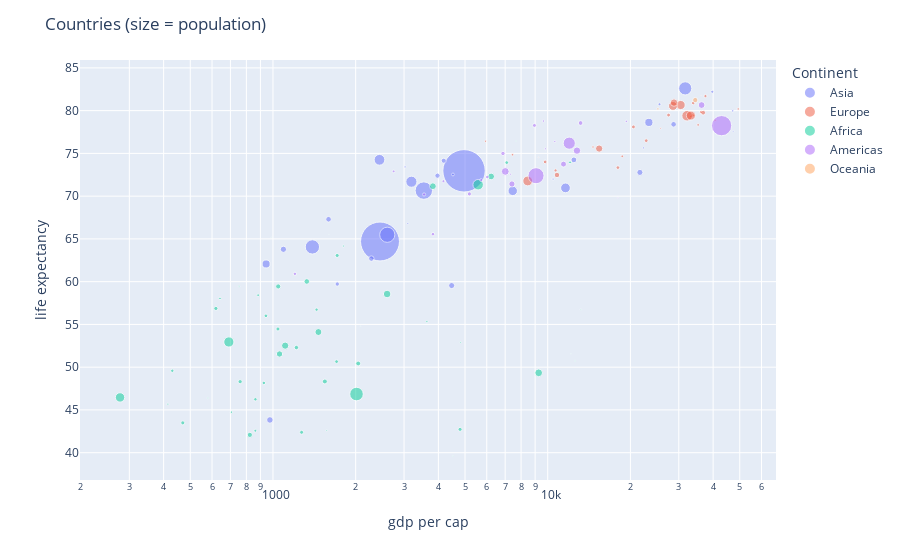

Notebook source saved alongside this figure:
### Code cell
import plotly.express as px
# scatter plot con plotly
fig = px.scatter(df[df['year'] == 2007],
                 x='gdp_cap',
                 y='life_exp',
                 size='population',
                 color='continent',
                 hover_name='country',
                 size_max=30,
                 opacity=0.5
                 )

fig.update_layout(legend_title_text='Continent')
fig.update_xaxes(type='log')
fig.update_layout(title='Countries (size = population)', xaxis_title='gdp per cap', yaxis_title='life expectancy')
fig.show()
# exportar a html
fig.write_html(".\outputs\pandas-plotly-scatter.html")

### Figure 1 — Plotly figure (JSON) as saved in the notebook; plotly's stock layout.template omitted (floating-point values rounded to 4 significant figures)
{"data": [{"hovertemplate": "<b>%{hovertext}</b><br><br>continent=Asia<br>gdp_cap=%{x}<br>life_exp=%{y}<br>population=%{marker.size}<extra></extra>", "hovertext": ["Afghanistan", "Bahrain", "Bangladesh", "Cambodia", "China", "Hong Kong, China", "India", "Indonesia", "Iran", "Iraq", "Israel", "Japan", "Jordan", "Korea, Dem. Rep.", "Korea, Rep.", "Kuwait", "Lebanon", "Malaysia", "Mongolia", "Myanmar", "Nepal", "Oman", "Pakistan", "Philippines", "Saudi Arabia", "Singapore", "Sri Lanka", "Syria", "Taiwan", "Thailand", "Vietnam", "West Bank and Gaza", "Yemen, Rep."], "legendgroup": "Asia", "marker": {"color": "#636efa", "opacity": 0.5, "size": [31889923, 708573, 150448339, 14131858, 1318683096, 6980412, 1110396331, 223547000, 69453570, 27499638, 6426679, 127467972, 6053193, 23301725, 49044790, 2505559, 3921278, 24821286, 2874127, 47761980, 28901790, 3204897, 169270617, 91077287, 27601038, 4553009, 20378239, 19314747, 23174294, 65068149, 85262356, 4018332, 22211743], "sizemode": "area", "sizeref": 1465000.0, "symbol": "circle"}, "mode": "markers", "name": "Asia", "orientation": "v", "showlegend": true, "type": "scatter", "x": [974.6, 29800.0, 1391.0, 1714.0, 4959.0, 39720.0, 2452.0, 3541.0, 11610.0, 4471.0, 25520.0, 31660.0, 4519.0, 1593.0, 23350.0, 47310.0, 10460.0, 12450.0, 3096.0, 944, 1091.0, 22320.0, 2606.0, 3190.0, 21650.0, 47140.0, 3970.0, 4185.0, 28720.0, 7458.0, 2442.0, 3025.0, 2281.0], "xaxis": "x", "y": [43.83, 75.64, 64.06, 59.72, 72.96, 82.21, 64.7, 70.65, 70.96, 59.55, 80.75, 82.6, 72.53, 67.3, 78.62, 77.59, 71.99, 74.24, 66.8, 62.07, 63.78, 75.64, 65.48, 71.69, 72.78, 79.97, 72.4, 74.14, 78.4, 70.62, 74.25, 73.42, 62.7], "yaxis": "y"}, {"hovertemplate": "<b>%{hovertext}</b><br><br>continent=Europe<br>gdp_cap=%{x}<br>life_exp=%{y}<br>population=%{marker.size}<extra></extra>", "hovertext": ["Albania", "Austria", "Belgium", "Bosnia and Herzegovina", "Bulgaria", "Croatia", "Czech Republic", "Denmark", "Finland", "France", "Germany", "Greece", "Hungary", "Iceland", "Ireland", "Italy", "Montenegro", "Netherlands", "Norway", "Poland", "Portugal", "Romania", "Serbia", "Slovak Republic", "Slovenia", "Spain", "Sweden", "Switzerland", "Turkey", "United Kingdom"], "legendgroup": "Europe", "marker": {"color": "#EF553B", "opacity": 0.5, "size": [3600523, 8199783, 10392226, 4552198, 7322858, 4493312, 10228744, 5468120, 5238460, 61083916, 82400996, 10706290, 9956108, 301931, 4109086, 58147733, 684736, 16570613, 4627926, 38518241, 10642836, 22276056, 10150265, 5447502, 2009245, 40448191, 9031088, 7554661, 71158647, 60776238], "sizemode": "area", "sizeref": 1465000.0, "symbol": "circle"}, "mode": "markers", "name": "Europe", "orientation": "v", "showlegend": true, "type": "scatter", "x": [5937.0, 36130.0, 33690.0, 7446.0, 10680.0, 14620.0, 22830.0, 35280.0, 33210.0, 30470.0, 32170.0, 27540.0, 18010.0, 36180.0, 40680.0, 28570.0, 9254.0, 36800.0, 49360.0, 15390.0, 20510.0, 10810.0, 9787.0, 18680.0, 25770.0, 28820.0, 33860.0, 37510.0, 8458.0, 33200.0], "xaxis": "x", "y": [76.42, 79.83, 79.44, 74.85, 73.0, 75.75, 76.49, 78.33, 79.31, 80.66, 79.41, 79.48, 73.34, 81.76, 78.89, 80.55, 74.54, 79.76, 80.2, 75.56, 78.1, 72.48, 74.0, 74.66, 77.93, 80.94, 80.88, 81.7, 71.78, 79.42], "yaxis": "y"}, {"hovertemplate": "<b>%{hovertext}</b><br><br>continent=Africa<br>gdp_cap=%{x}<br>life_exp=%{y}<br>population=%{marker.size}<extra></extra>", "hovertext": ["Algeria", "Angola", "Benin", "Botswana", "Burkina Faso", "Burundi", "Cameroon", "Central African Republic", "Chad", "Comoros", "Congo, Dem. Rep.", "Congo, Rep.", "Cote d'Ivoire", "Djibouti", "Egypt", "Equatorial Guinea", "Eritrea", "Ethiopia", "Gabon", "Gambia", "Ghana", "Guinea", "Guinea-Bissau", "Kenya", "Lesotho", "Liberia", "Libya", "Madagascar", "Malawi", "Mali", "Mauritania", "Mauritius", "Morocco", "Mozambique", "Namibia", "Niger", "Nigeria", "Reunion", "Rwanda", "Sao Tome and Principe", "Senegal", "Sierra Leone", "Somalia", "South Africa", "Sudan", "Swaziland", "Tanzania", "Togo", "Tunisia", "Uganda", "Zambia", "Zimbabwe"], "legendgroup": "Africa", "marker": {"color": "#00cc96", "opacity": 0.5, "size": [33333216, 12420476, 8078314, 1639131, 14326203, 8390505, 17696293, 4369038, 10238807, 710960, 64606759, 3800610, 18013409, 496374, 80264543, 551201, 4906585, 76511887, 1454867, 1688359, 22873338, 9947814, 1472041, 35610177, 2012649, 3193942, 6036914, 19167654, 13327079, 12031795, 3270065, 1250882, 33757175, 19951656, 2055080, 12894865, 135031164, 798094, 8860588, 199579, 12267493, 6144562, 9118773, 43997828, 42292929, 1133066, 38139640, 5701579, 10276158, 29170398, 11746035, 12311143], "sizemode": "area", "sizeref": 1465000.0, "symbol": "circle"}, "mode": "markers", "name": "Africa", "orientation": "v", "showlegend": true, "type": "scatter", "x": [6223.0, 4797.0, 1441.0, 12570.0, 1217.0, 430.1, 2042.0, 706.0, 1704.0, 986.1, 277.6, 3633.0, 1545.0, 2082.0, 5581.0, 12150.0, 641.4, 690.8, 13210.0, 752.7, 1328.0, 942.7, 579.2, 1463.0, 1569.0, 414.5, 12060.0, 1045.0, 759.3, 1043.0, 1803.0, 10960.0, 3820.0, 823.7, 4811.0, 619.7, 2014.0, 7670.0, 863.1, 1598.0, 1712.0, 862.5, 926.1, 9270.0, 2602.0, 4513.0, 1107.0, 883.0, 7093.0, 1056.0, 1271.0, 469.7], "xaxis": "x", "y": [72.3, 42.73, 56.73, 50.73, 52.3, 49.58, 50.43, 44.74, 50.65, 65.15, 46.46, 55.32, 48.33, 54.79, 71.34, 51.58, 58.04, 52.95, 56.73, 59.45, 60.02, 56.01, 46.39, 54.11, 42.59, 45.68, 73.95, 59.44, 48.3, 54.47, 64.16, 72.8, 71.16, 42.08, 52.91, 56.87, 46.86, 76.44, 46.24, 65.53, 63.06, 42.57, 48.16, 49.34, 58.56, 39.61, 52.52, 58.42, 73.92, 51.54, 42.38, 43.49], "yaxis": "y"}, {"hovertemplate": "<b>%{hovertext}</b><br><br>continent=Americas<br>gdp_cap=%{x}<br>life_exp=%{y}<br>population=%{marker.size}<extra></extra>", "hovertext": ["Argentina", "Bolivia", "Brazil", "Canada", "Chile", "Colombia", "Costa Rica", "Cuba", "Dominican Republic", "Ecuador", "El Salvador", "Guatemala", "Haiti", "Honduras", "Jamaica", "Mexico", "Nicaragua", "Panama", "Paraguay", "Peru", "Puerto Rico", "Trinidad and Tobago", "United States", "Uruguay", "Venezuela"], "legendgroup": "Americas", "marker": {"color": "#ab63fa", "opacity": 0.5, "size": [40301927, 9119152, 190010647, 33390141, 16284741, 44227550, 4133884, 11416987, 9319622, 13755680, 6939688, 12572928, 8502814, 7483763, 2780132, 108700891, 5675356, 3242173, 6667147, 28674757, 3942491, 1056608, 301139947, 3447496, 26084662], "sizemode": "area", "sizeref": 1465000.0, "symbol": "circle"}, "mode": "markers", "name": "Americas", "orientation": "v", "showlegend": true, "type": "scatter", "x": [12780.0, 3822.0, 9066.0, 36320.0, 13170.0, 7007.0, 9645.0, 8948.0, 6025.0, 6873.0, 5728.0, 5186.0, 1202.0, 3548.0, 7321.0, 11980.0, 2749.0, 9809.0, 4173.0, 7409.0, 19330.0, 18010.0, 42950.0, 10610.0, 11420.0], "xaxis": "x", "y": [75.32, 65.55, 72.39, 80.65, 78.55, 72.89, 78.78, 78.27, 72.23, 74.99, 71.88, 70.26, 60.92, 70.2, 72.57, 76.19, 72.9, 75.54, 71.75, 71.42, 78.75, 69.82, 78.24, 76.38, 73.75], "yaxis": "y"}, {"hovertemplate": "<b>%{hovertext}</b><br><br>continent=Oceania<br>gdp_cap=%{x}<br>life_exp=%{y}<br>population=%{marker.size}<extra></extra>", "hovertext": ["Australia", "New Zealand"], "legendgroup": "Oceania", "marker": {"color": "#FFA15A", "opacity": 0.5, "size": [20434176, 4115771], "sizemode": "area", "sizeref": 1465000.0, "symbol": "circle"}, "mode": "markers", "name": "Oceania", "orientation": "v", "showlegend": true, "type": "scatter", "x": [34440.0, 25190.0], "xaxis": "x", "y": [81.23, 80.2], "yaxis": "y"}], "layout": {"legend": {"itemsizing": "constant", "title": {"text": "Continent"}, "tracegroupgap": 0}, "margin": {"t": 60}, "title": {"text": "Countries (size = population)"}, "xaxis": {"anchor": "y", "domain": [0, 1], "title": {"text": "gdp per cap"}, "type": "log"}, "yaxis": {"anchor": "x", "domain": [0, 1], "title": {"text": "life expectancy"}}}}
